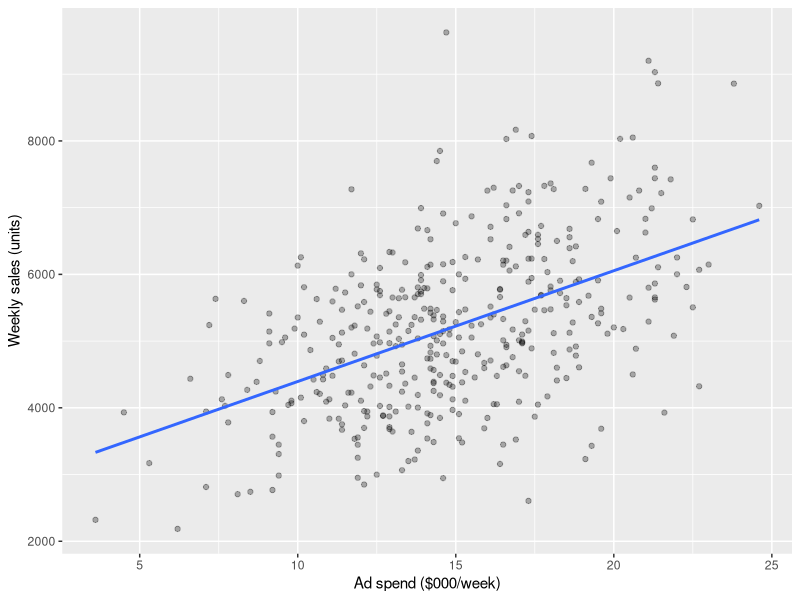

Source code (R):
## ---- chunk 1
#| echo: false
library(tidyverse)
library(broom)
storemax <- read_csv("storemax.csv") |>
  mutate(region = factor(region,
    levels = c("Southeast","Northeast","Midwest","West")))
## ---- chunk 2
glimpse(storemax)
## ---- chunk 3
#| echo: false
#| fig-height: 4
ggplot(storemax, aes(ad_spend, sales)) +
  geom_point(alpha = .3) +
  geom_smooth(method = "lm", se = FALSE) +
  labs(x = "Ad spend ($000/week)", y = "Weekly sales (units)")
## ---- chunk 4
m1 <- lm(sales ~ ad_spend + price + store_size, data = storemax)
## ---- chunk 5
summary(m1)
## ---- chunk 6
#| echo: false
tidy(m1) |> mutate(across(where(is.numeric), ~round(., 2)))
## ---- chunk 7
m2 <- lm(sales ~ ad_spend + price + store_size + region,
         data = storemax)
tidy(m2) |> mutate(across(where(is.numeric), ~round(., 1)))
## ---- chunk 8
m2_std <- lm(scale(sales) ~ scale(ad_spend) + scale(price) +
             scale(store_size) + region, data = storemax)
